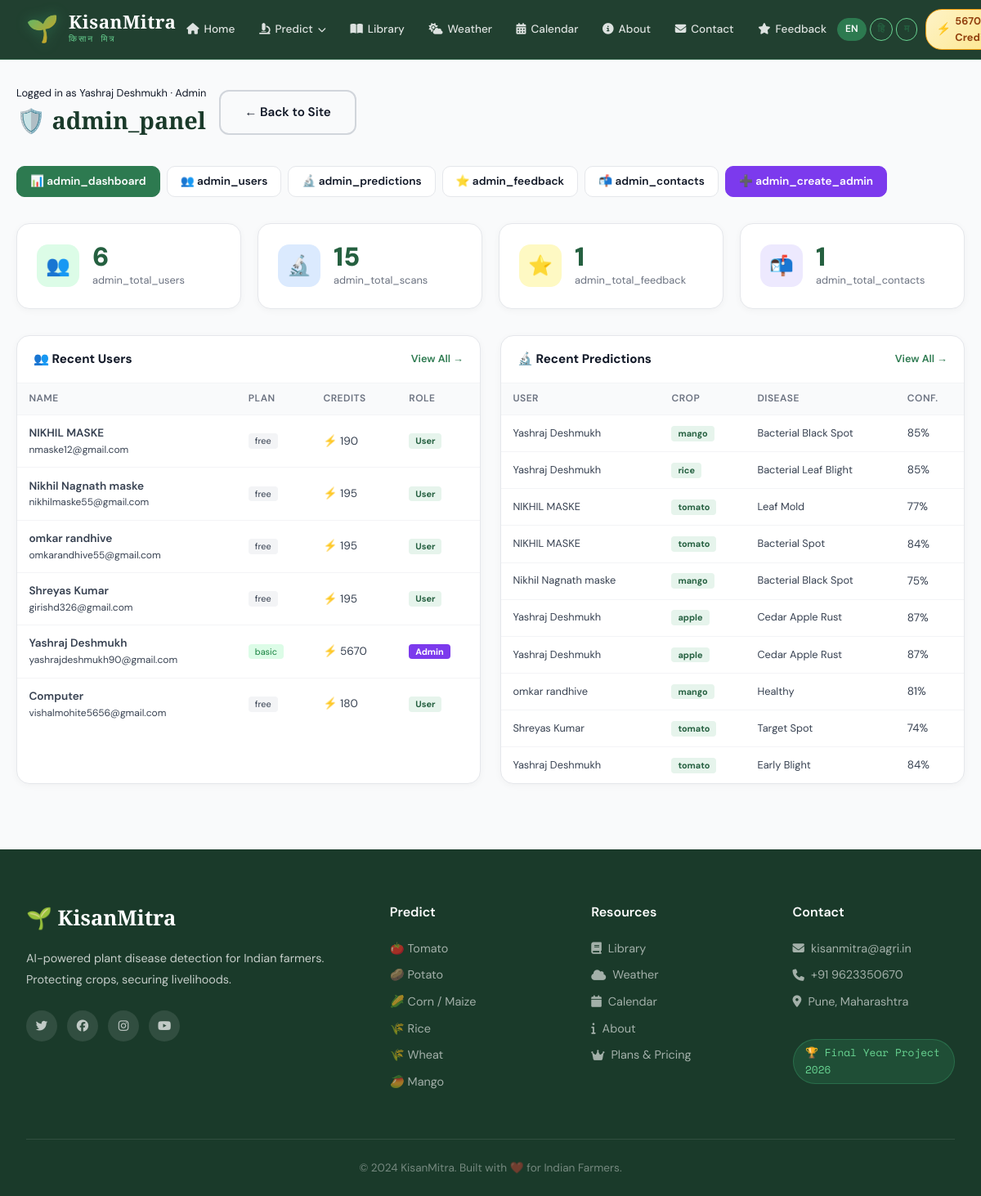
/admin (signed in), run on the app's committed database.
### tables this page shows
CREATE TABLE users (
            id INTEGER PRIMARY KEY AUTOINCREMENT,
            name TEXT NOT NULL,
            email TEXT NOT NULL UNIQUE,
            password_hash TEXT NOT NULL,
            credits INTEGER DEFAULT 200,
            plan TEXT DEFAULT 'free',
            created_at TIMESTAMP DEFAULT CURRENT_TIMESTAMP
        , is_admin INTEGER DEFAULT 0, profile_photo TEXT DEFAULT NULL);

CREATE TABLE predictions (
            id INTEGER PRIMARY KEY AUTOINCREMENT,
            user_id INTEGER,
            module TEXT NOT NULL,
            disease TEXT,
            confidence REAL,
            image_path TEXT,
            created_at TIMESTAMP DEFAULT CURRENT_TIMESTAMP
        );

### app.py (the view)
@app.route('/admin')
def admin_dashboard():
    user = get_current_user()
    if not require_admin(user):
        flash(t('admin_no_access'), 'error')
        return redirect(url_for('home'))
    db = get_db()
    total_users      = db.execute('SELECT COUNT(*) FROM users').fetchone()[0]
    total_scans      = db.execute('SELECT COUNT(*) FROM predictions').fetchone()[0]
    total_feedback   = db.execute('SELECT COUNT(*) FROM feedback').fetchone()[0]
    total_contacts   = db.execute('SELECT COUNT(*) FROM contact').fetchone()[0]
    recent_users     = db.execute('SELECT * FROM users ORDER BY created_at DESC LIMIT 8').fetchall()
    recent_preds     = db.execute(
        "SELECT p.*, u.name as user_name FROM predictions p "
        "LEFT JOIN users u ON p.user_id=u.id ORDER BY p.created_at DESC LIMIT 10"
    ).fetchall()
    db.close()
    stats = {
        'total_users': total_users, 'total_scans': total_scans,
        'total_feedback': total_feedback, 'total_contacts': total_contacts,
    }
    return render_template('admin_dashboard.html', user=user, stats=stats,
                           recent_users=recent_users, recent_preds=recent_preds)

### templates/admin_dashboard.html (shortened to what this page needs)
{% extends "base.html" %}
{% block content %}
<div class="admin-page">
    <div class="admin-topbar">
        <div>
            <p style="margin:0;font-size:.8rem;color:var(--gray-400)">Logged in as {{ user.name }} · Admin</p>
            <h1>🛡️ {{ t('admin_panel') }}</h1>
        </div>
        <a href="/" class="btn btn-outline" style="color:var(--gray-600);border-color:var(--gray-300)">← Back to Site</a>
    </div>
    <div class="admin-nav">
        <a href="/admin" class="active">📊 {{ t('admin_dashboard') }}</a>
        <a href="/admin/users">👥 {{ t('admin_users') }}</a>
        <a href="/admin/predictions">🔬 {{ t('admin_predictions') }}</a>
        <a href="/admin/feedback">⭐ {{ t('admin_feedback') }}</a>
        <a href="/admin/contacts">📬 {{ t('admin_contacts') }}</a>
        <a href="/admin/create-admin" style="background:#7c3aed;color:white;border-color:#7c3aed">➕ {{ t('admin_create_admin') }}</a>
    </div>
    <div class="kpi-grid">
        <div class="kpi-card">
            <div class="kpi-icon" style="background:#dcfce7">👥</div>
            <div>
                <div class="kpi-val">{{ stats.total_users }}</div>
                <div class="kpi-lbl">{{ t('admin_total_users') }}</div>
            </div>
        </div>
        <div class="kpi-card">
            <div class="kpi-icon" style="background:#dbeafe">🔬</div>
            <div>
                <div class="kpi-val">{{ stats.total_scans }}</div>
                <div class="kpi-lbl">{{ t('admin_total_scans') }}</div>
            </div>
        </div>
        <div class="kpi-card">
            <div class="kpi-icon" style="background:#fef9c3">⭐</div>
            <div>
                <div class="kpi-val">{{ stats.total_feedback }}</div>
                <div class="kpi-lbl">{{ t('admin_total_feedback') }}</div>
            </div>
        </div>
        <div class="kpi-card">
            <div class="kpi-icon" style="background:#ede9fe">📬</div>
            <div>
                <div class="kpi-val">{{ stats.total_contacts }}</div>
                <div class="kpi-lbl">{{ t('admin_total_contacts') }}</div>
            </div>
        </div>
    </div>
    <div class="admin-grid">
        <div class="admin-card">
            <div class="admin-card-head">
                <h3>👥 Recent Users</h3>
                <a href="/admin/users">View All →</a>
            </div>
            <table class="admin-table">
                <thead>
                    <tr>
                        <th>Name</th>
                        <th>Plan</th>
                        <th>Credits</th>
                        <th>Role</th>
                    </tr>
                </thead>
                <tbody>
                    {% for u in recent_users %}
                    <tr>
                        <td>
                            <div style="font-weight:600">{{ u.name }}</div>
                            <div style="font-size:.75rem;color:var(--gray-400)">{{ u.email }}</div>
                        </td>
                        <td><span class="badge-{{ u.plan }}">{{ u.plan }}</span></td>
                        <td>⚡ {{ u.credits }}</td>
                        <td>
                            {% if u.is_admin %}<span class="badge-admin">Admin</span>
                            {% else %}<span class="badge-user">User</span>{% endif %}
                        </td>
                    </tr>
                    {% else %}
                    <tr class="empty-row"><td colspan="4">No users yet.</td></tr>
                    {% endfor %}
                </tbody>
            </table>
        </div>
        <div class="admin-card">
            <div class="admin-card-head">
                <h3>🔬 Recent Predictions</h3>
                <a href="/admin/predictions">View All →</a>
            </div>
            <table class="admin-table">
                <thead>
                    <tr>
                        <th>User</th>
                        <th>Crop</th>
                        <th>Disease</th>
                        <th>Conf.</th>
                    </tr>
                </thead>
                <tbody>
                    {% for p in recent_preds %}
                    <tr>
                        <td style="font-size:.8rem">{{ p.user_name or '—' }}</td>
                        <td><span class="badge-user">{{ p.module }}</span></td>
                        <td style="font-size:.8rem">{{ p.disease }}</td>
                        <td>{{ '%.0f'|format(p.confidence * 100) }}%</td>
                    </tr>
                    {% else %}
                    <tr class="empty-row"><td colspan="4">No predictions yet.</td></tr>
                    {% endfor %}
                </tbody>
            </table>
        </div>
    </div>
</div>
{% endblock %}

### templates/base.html (shortened to what this page needs)
<!DOCTYPE html>
<html lang="{{ get_lang() }}">
<head>
    <link rel="stylesheet" href="https://cdnjs.cloudflare.com/ajax/libs/font-awesome/6.5.0/css/all.min.css">
    <link rel="stylesheet" href="{{ url_for('static', filename='css/style.css') }}">
</head>
<body>
    <nav class="navbar" id="mainNav">
        <div class="nav-container">
            <a href="/" class="nav-brand">
                <div class="brand-icon">🌱</div>
                <div class="brand-text">
                    <span class="brand-name">KisanMitra</span>
                    <span class="brand-tagline">किसान मित्र</span>
                </div>
            </a>
            <ul class="nav-links" id="navLinks">
                <li><a href="/" class="nav-link {% if request.endpoint == 'home' %}active{% endif %}"><i class="fas fa-home"></i> {{ t('nav_home') }}</a></li>
                <li class="has-dropdown">
                    <a href="/predict" class="nav-link {% if 'predict' in request.endpoint %}active{% endif %}"><i class="fas fa-microscope"></i> {{ t('nav_predict') }} </a>
                </li>
                <li><a href="/disease-library" class="nav-link {% if request.endpoint == 'disease_library' %}active{% endif %}"><i class="fas fa-book-open"></i> {{ t('nav_library') }}</a></li>
                <li><a href="/weather" class="nav-link {% if request.endpoint == 'weather' %}active{% endif %}"><i class="fas fa-cloud-sun"></i> {{ t('nav_weather') }}</a></li>
                <li><a href="/crop-calendar" class="nav-link {% if request.endpoint == 'crop_calendar' %}active{% endif %}"><i class="fas fa-calendar-alt"></i> {{ t('nav_calendar') }}</a></li>
                <li><a href="/about" class="nav-link {% if request.endpoint == 'about' %}active{% endif %}"><i class="fas fa-info-circle"></i> {{ t('nav_about') }}</a></li>
                <li><a href="/contact" class="nav-link {% if request.endpoint == 'contact' %}active{% endif %}"><i class="fas fa-envelope"></i> {{ t('nav_contact') }}</a></li>
                <li><a href="/feedback" class="nav-link {% if request.endpoint == 'feedback' %}active{% endif %}"><i class="fas fa-star"></i> {{ t('nav_feedback') }}</a></li>
            </ul>
            <div class="nav-right-group">
                <div class="lang-switcher">
                    <a href="/set-lang/en" class="lang-btn {% if get_lang()=='en' %}active{% endif %}">EN</a>
                    <a href="/set-lang/hi" class="lang-btn {% if get_lang()=='hi' %}active{% endif %}">हि</a>
                    <a href="/set-lang/mr" class="lang-btn {% if get_lang()=='mr' %}active{% endif %}">म</a>
                </div>
                {% if user %}
                    {% set pct = (user.credits / 200 * 100)|int %}
                    <a href="/profile" class="credits-badge {% if user.credits < 25 %}low{% endif %}" title="{{ t('credits_remaining') }}">
                        <span class="credit-icon">⚡</span>
                        {{ user.credits }} {{ t('credits_label') }}
                    </a>
                {% else %}
                    <div class="nav-auth">
                        <a href="/login" class="btn-login">{{ t('nav_login') }}</a>
                        <a href="/signup" class="btn-signup-nav">{{ t('nav_signup') }}</a>
                    </div>
                {% endif %}
            </div>
        </div>
    </nav>
    <main class="main-content">
        {% block content %}{% endblock %}
    </main>
    <footer class="footer">
        <div class="footer-container">
            <div class="footer-grid">
                <div class="footer-brand">
                    <div class="footer-logo">🌱 KisanMitra</div>
                    <p>AI-powered plant disease detection for Indian farmers. Protecting crops, securing livelihoods.</p>
                    <div class="social-links">
                        <a href="#"><i class="fab fa-twitter"></i></a>
                        <a href="#"><i class="fab fa-facebook"></i></a>
                        <a href="#"><i class="fab fa-instagram"></i></a>
                        <a href="#"><i class="fab fa-youtube"></i></a>
                    </div>
                </div>
                <div class="footer-col">
                    <h4>{{ t('nav_predict') }}</h4>
                    <ul>
                        <li><a href="/predict/tomato">🍅 Tomato</a></li>
                        <li><a href="/predict/potato">🥔 Potato</a></li>
                        <li><a href="/predict/corn">🌽 Corn / Maize</a></li>
                        <li><a href="/predict/rice">🌾 Rice</a></li>
                        <li><a href="/predict/wheat">🌾 Wheat</a></li>
                        <li><a href="/predict/mango">🥭 Mango</a></li>
                    </ul>
                </div>
                <div class="footer-col">
                    <h4>Resources</h4>
                    <ul>
                        <li><a href="/disease-library"><i class="fas fa-book"></i> {{ t('nav_library') }}</a></li>
                        <li><a href="/weather"><i class="fas fa-cloud"></i> {{ t('nav_weather') }}</a></li>
                        <li><a href="/crop-calendar"><i class="fas fa-calendar"></i> {{ t('nav_calendar') }}</a></li>
                        <li><a href="/about"><i class="fas fa-info"></i> {{ t('nav_about') }}</a></li>
                        <li><a href="/plans"><i class="fas fa-crown"></i> Plans & Pricing</a></li>
                    </ul>
                </div>
                <div class="footer-col">
                    <h4>{{ t('nav_contact') }}</h4>
                    <ul>
                        <li><i class="fas fa-envelope"></i> kisanmitra@agri.in</li>
                        <li><i class="fas fa-phone"></i> +91 9623350670</li>
                        <li><i class="fas fa-map-marker-alt"></i> Pune, Maharashtra</li>
                    </ul>
                    <div class="footer-badge"><span>🏆 Final Year Project 2026</span></div>
                </div>
            </div>
            <div class="footer-bottom">
                <p>© 2024 KisanMitra. Built with ❤️ for Indian Farmers.</p>
            </div>
        </div>
    </footer>
</body>
</html>

### data on the page
users: credits "5670", name "Yashraj Deshmukh", email "yashrajdeshmukh90@gmail.com", plan "basic", is_admin "Admin"
users: name "NIKHIL MASKE", email "nmaske12@gmail.com", plan "free", credits "190", is_admin "User"
users: name "Nikhil Nagnath maske", email "nikhilmaske55@gmail.com", plan "free", credits "195", is_admin "User"
users: name "omkar randhive", email "omkarandhive55@gmail.com", plan "free", credits "195", is_admin "User"
users: name "Shreyas Kumar", email "girishd326@gmail.com", plan "free", credits "195", is_admin "User"
users: name "Computer", email "vishalmohite5656@gmail.com", plan "free", credits "180", is_admin "User"
predictions: name "Yashraj Deshmukh", module "mango", disease "Bacterial Black Spot", p.confidence*100 "85"
predictions: name "Yashraj Deshmukh", module "rice", disease "Bacterial Leaf Blight", p.confidence*100 "85"
predictions: name "NIKHIL MASKE", module "tomato", disease "Leaf Mold", p.confidence*100 "77"
predictions: name "NIKHIL MASKE", module "tomato", disease "Bacterial Spot", p.confidence*100 "84"
predictions: name "Nikhil Nagnath maske", module "mango", disease "Bacterial Black Spot", p.confidence*100 "75"
predictions: name "Yashraj Deshmukh", module "apple", disease "Cedar Apple Rust", p.confidence*100 "87"
predictions: name "Yashraj Deshmukh", module "apple", disease "Cedar Apple Rust", p.confidence*100 "87"
predictions: name "omkar randhive", module "mango", disease "Healthy", p.confidence*100 "81"
predictions: name "Shreyas Kumar", module "tomato", disease "Target Spot", p.confidence*100 "74"
predictions: name "Yashraj Deshmukh", module "tomato", disease "Early Blight", p.confidence*100 "84"

### other printed values
{{ t('nav_home') }} "Home"
{{ t('nav_predict') }} "Predict"
{{ t('nav_library') }} "Library"
{{ t('nav_weather') }} "Weather"
{{ t('nav_calendar') }} "Calendar"
{{ t('nav_about') }} "About"
{{ t('nav_contact') }} "Contact"
{{ t('nav_feedback') }} "Feedback"
{{ t('admin_panel') }} "admin_panel"
{{ t('admin_dashboard') }} "admin_dashboard"
{{ t('admin_users') }} "admin_users"
{{ t('admin_predictions') }} "admin_predictions"
{{ t('admin_feedback') }} "admin_feedback"
{{ t('admin_contacts') }} "admin_contacts"
{{ t('admin_create_admin') }} "admin_create_admin"
